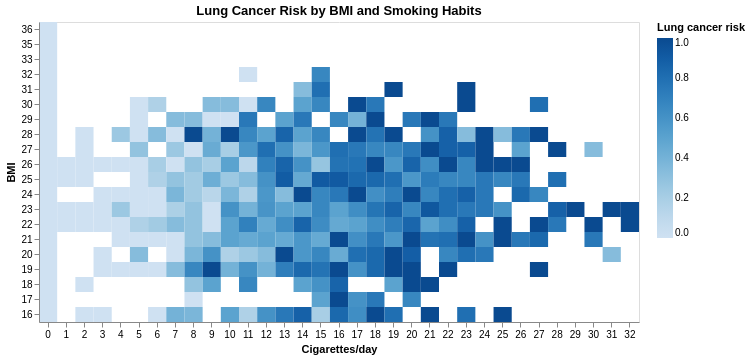

Notebook code cell kept with this figure:
### Code cell
pivot = df.groupby(["bmi", "cigarettes_per_day"]).agg(
    risk=("lung_cancer_risk", "mean"),
    n=("lung_cancer_risk", "count")
).reset_index()

dense = pivot[pivot["n"] >= 3]

heatmap = alt.Chart(dense).mark_rect().encode(
    x=alt.X("cigarettes_per_day:O", title="Cigarettes/day", axis=alt.Axis(labelAngle=0)),
    y=alt.Y("bmi:O", title="BMI", sort="descending"),
    color=alt.Color(
        "risk:Q",
        scale=alt.Scale(scheme="blues", domain=[0, 1], reverse=False),
        legend=alt.Legend(title="Lung cancer risk")
    ),
    tooltip=[
        alt.Tooltip("bmi:O", title="BMI"),
        alt.Tooltip("cigarettes_per_day:O", title="Cigarettes/day"),
        alt.Tooltip("risk:Q", title="Risk", format=".1%"),
        alt.Tooltip("n:Q", title="Patients")
    ]
)

chart = (heatmap).properties(
    width=600,
    height=300,
    title="Lung Cancer Risk by BMI and Smoking Habits"
)

chart.show()

### Figure 1 — Vega-Lite specification as saved in the notebook (floating-point values rounded to 4 significant figures; data arrays with more than 128 entries replaced by an {"elided": "..."} marker saying what was removed)
{"config": {"view": {"continuousWidth": 300, "continuousHeight": 300}}, "data": {"name": "data-25dc8ac9caaf3452f5daceb38d5993cf"}, "mark": {"type": "rect"}, "encoding": {"color": {"field": "risk", "legend": {"title": "Lung cancer risk"}, "scale": {"domain": [0, 1], "reverse": false, "scheme": "blues"}, "type": "quantitative"}, "tooltip": [{"field": "bmi", "title": "BMI", "type": "ordinal"}, {"field": "cigarettes_per_day", "title": "Cigarettes/day", "type": "ordinal"}, {"field": "risk", "format": ".1%", "title": "Risk", "type": "quantitative"}, {"field": "n", "title": "Patients", "type": "quantitative"}], "x": {"axis": {"labelAngle": 0}, "field": "cigarettes_per_day", "title": "Cigarettes/day", "type": "ordinal"}, "y": {"field": "bmi", "sort": "descending", "title": "BMI", "type": "ordinal"}}, "height": 300, "title": "Lung Cancer Risk by BMI and Smoking Habits", "width": 600, "$schema": "https://vega.github.io/schema/vega-lite/v6.1.0.json", "datasets": {"data-25dc8ac9caaf3452f5daceb38d5993cf": {"elided": "329 records"}}}
